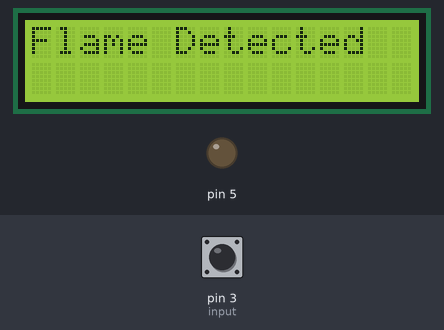
A program run on a simulated Raspberry Pi (header pin numbers). Shown: 16×2 character LCD, output pins drawn as LEDs (lit = HIGH). The inputs (shaded band) are chosen by the test bench; at power-on: pin 3 (input) HIGH.

Above: at 0.1 s.
At 9.1 s:
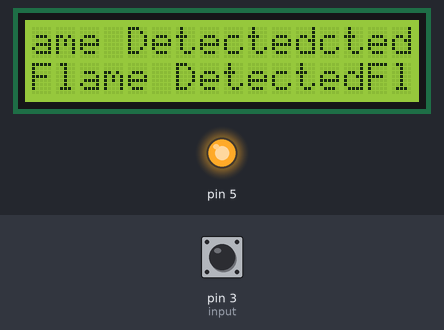
At 19.2 s:
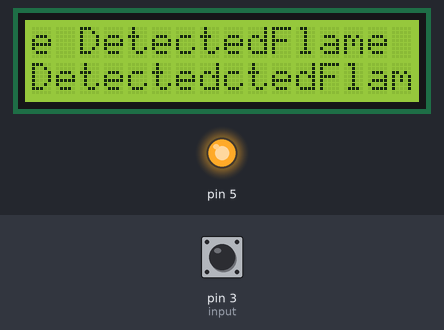
At 38.3 s:
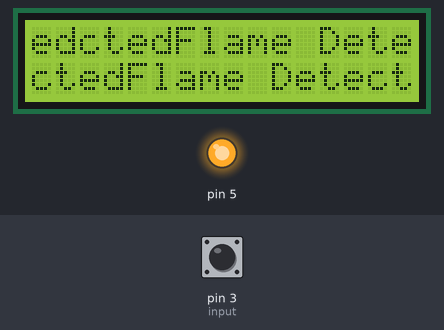
Timing chart, 0 to 39.8 s (numbered marks = the images above):
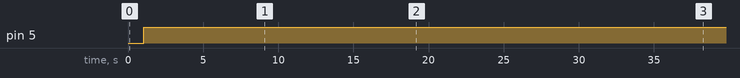

Measured:
- by itself, pin 5: LOW → HIGH at 1.0 s
- what the display in image 1 shows lasts 1.0 s, from 9.1 s to 10.1 s

The program:

FLAME_SENSOR_LCD.py
```python
import RPi.GPIO as GPIO
import time
from RPLCD import CharLCD

# Configure the LCD
lcd = CharLCD(numbering_mode=GPIO.BOARD,cols=16, rows=2, pin_rs=37, pin_e=35, pins_data=[33, 31, 29, 23])

GPIO.setwarnings(False)
GPIO.setup(3,GPIO.IN)
GPIO.setup(5,GPIO.OUT)
input = GPIO.input(3)
while True:
  if (GPIO.input(3)):
    lcd.write_string("Flame Detected")
    time.sleep(1)
    GPIO.output(5,True)
  else:
    lcd.write_string("Not Detected")
    delay(1)
    GPIO.output(5,False)
```
